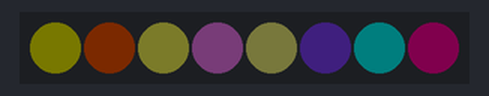
This sketch was run on a simulated Arduino Uno, built with avr-gcc and run on an emulated ATmega328P. Parts: 8 RGB LEDs in strip order, left to right. Dim RGB values are drawn brighter than linear; random numbers use the default seed unless the sketch sets one.

Above: at 0.07 s.
At 5.04 s:
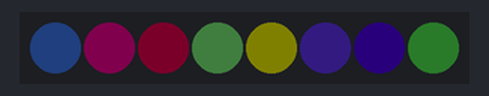
At 10.0 s:
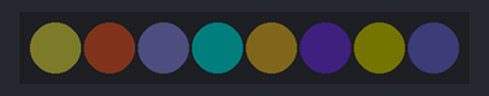
At 19.93 s:
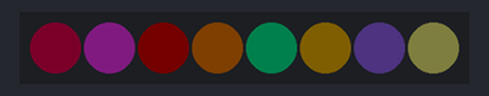
At 29.86 s:
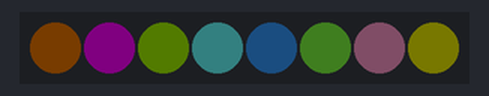
At 39.91 s:
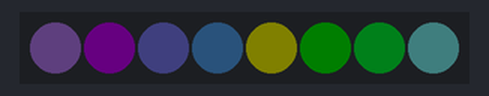
Timing chart, 0 to 40.0 s (numbered marks = the images above):
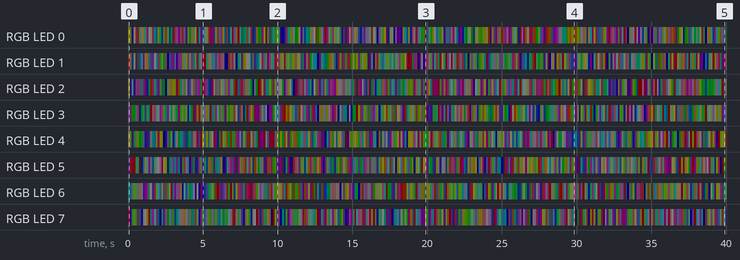

Measured:
- by itself, RGB LED 0: off → RGB(2, 2, 0) at 0.01 s, → RGB(2, 3, 0) 0.12 s later, → RGB(1, 0, 4) 0.12 s later, → RGB(4, 4, 3) 0.12 s later, … (323 changes in this stretch)
- by itself, RGB LED 1: off → RGB(3, 1, 0) at 0.01 s, → RGB(4, 3, 3) 0.12 s later, → RGB(0, 2, 5) 0.12 s later, → RGB(4, 4, 2) 0.12 s later, … (321 changes in this stretch)

The sketch:

13WS2812.ino
```cpp
/*
 * Generated using BlocklyDuino:
 *
 * https://github.com/MediaTek-Labs/BlocklyDuino-for-LinkIt
 *
 * Date: Tue, 12 Oct 2021 07:25:54 GMT
 */
/*  部份程式由吉哥積木產生  */
/*  https://sites.google.com/jes.mlc.edu.tw/ljj/linkit7697  */


String matrixString = "000000000000000000000000000000000000000000000000000000000000000000000000000000000000000000000000000000000000000000000000000000000000000000000000000000";

int MatrixLed_marquee_time = 500;

int MatrixLed_marquee_rotate = 0;

#include <Adafruit_NeoPixel.h>

Adafruit_NeoPixel pixels = Adafruit_NeoPixel(8, 6, NEO_GRB + NEO_KHZ800);

String strTemp_ = "";

int HextoRGB(char val) {
  String hex ="0123456789abcdef";
  return hex.indexOf(val);
}

void MatrixLed(String color) {
  color.replace("#","");
  matrixString = color;
  int R,G,B;
  int range;
  range = color.length()/6;
  for (int i=0;i<range;i++) {
    R = (HextoRGB(color[i*6])*16+HextoRGB(color[i*6+1]));
    G = (HextoRGB(color[i*6+2])*16+HextoRGB(color[i*6+3]));
    B = (HextoRGB(color[i*6+4])*16+HextoRGB(color[i*6+5]));
    pixels.setPixelColor(i, pixels.Color(R, G, B));
  }
  pixels.show();
}

String MatrixLedColorRandom() {
  String s = "0123456789abcdef";
  String color = "#000000";
  int R = random(0, 255);
  int G = random(0, 255);
  int B = random(0, 255);
  int r1 = (R-R%16)/16;
  int r2 = R%16;
  int g1 = (G-G%16)/16;
  int g2 = G%16;
  int b1 = (B-B%16)/16;
  int b2 = B%16;
  color[1] = s[r1];
  color[2] = s[r2];
  color[3] = s[g1];
  color[4] = s[g2];
  color[5] = s[b1];
  color[6] = s[b2];
  return color;
}

void setup()
{
  pixels.begin();
  pixels.show();

  pixels.setBrightness(5);
}


void loop()
{
  MatrixLed(String(MatrixLedColorRandom())+String(MatrixLedColorRandom())+String(MatrixLedColorRandom())+String(MatrixLedColorRandom())+String(MatrixLedColorRandom())+String(MatrixLedColorRandom())+String(MatrixLedColorRandom())+String(MatrixLedColorRandom())+"000000000000000000000000000000000000000000000000000000000000000000000000000000000000000000000000000000");
  delay(100);
  MatrixLed("000000000000000000000000000000000000000000000000000000000000000000000000000000000000000000000000000000000000000000000000000000000000000000000000000000");
}
```
